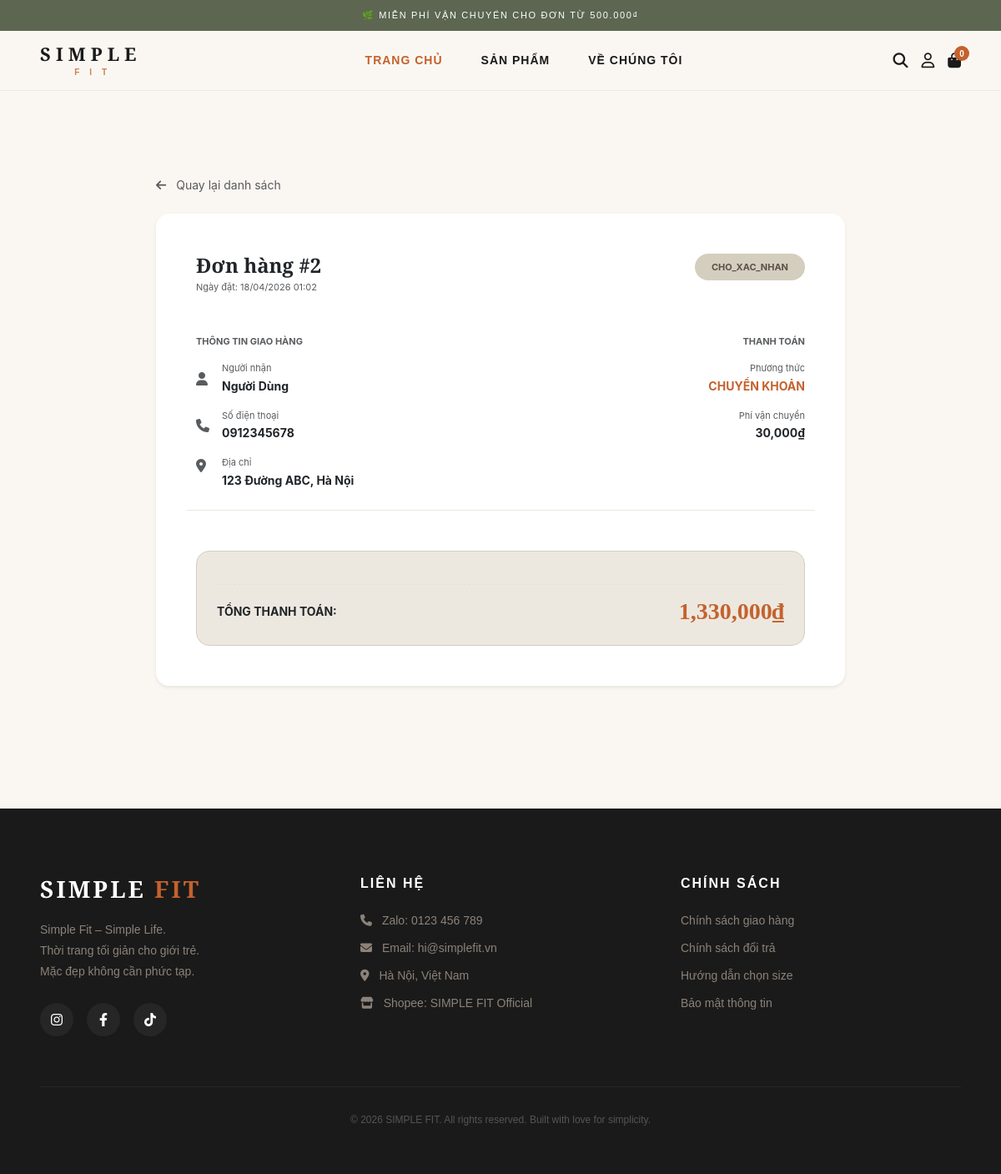
Page /order-detail.php?id=2 (signed in) on the earlier database version.
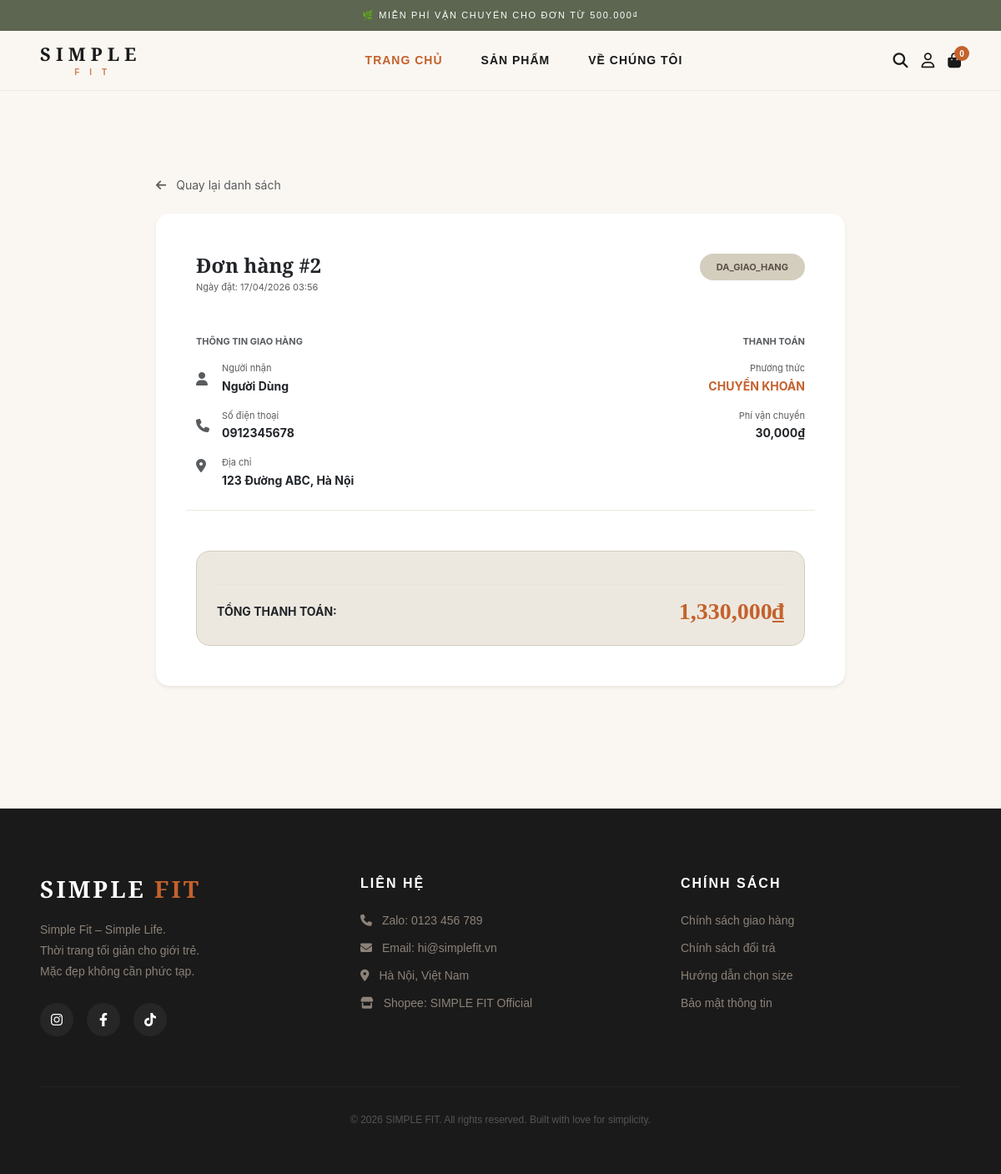
Same page on the later database version.
### tables this page shows
CREATE TABLE `donhang` (
  `maDH` bigint(20) NOT NULL,
  `maKH` bigint(20) DEFAULT NULL,
  `maNV` bigint(20) DEFAULT NULL,
  `hoTen` varchar(100) DEFAULT NULL,
  `email` varchar(100) DEFAULT NULL,
  `soDienThoai` varchar(20) DEFAULT NULL,
  `diaChi` varchar(255) DEFAULT NULL,
  `tongTien` decimal(15,2) DEFAULT NULL,
  `phiShip` decimal(15,2) DEFAULT 0.00,
  `phuongThucThanhToan` varchar(50) DEFAULT NULL,
  `trangThai` varchar(50) DEFAULT 'Chờ xác nhận',
  `ngayTao` timestamp NOT NULL DEFAULT current_timestamp()
);

### order-detail.php (the view, shortened to what the changed rows need)
<?php
require_once 'includes/db.php';
function getStatusClass($status) {
    $map = [
        'Chưa thanh toán'         => 'status-chua_thanh_toan',
        'Chờ xác nhận'            => 'status-cho_xac_nhan',
        'Đang giao hàng'          => 'status-dang_giao_hang',
        'Đã giao hàng'            => 'status-da_giao_hang',
        'Hoàn tất'                => 'status-hoan_tat',
        'Đã hủy'                  => 'status-da_huy',
        'Chờ kiểm tra hoàn tiền'  => 'status-cho_hoan_tien'
    ];
    return $map[$status] ?? 'status-default';
}
$order_id = isset($_GET['id']) ? intval($_GET['id']) : 0;
$user_id = $_SESSION['user']['id'];
$is_admin = ($_SESSION['user']['role'] === 'ADMIN');
if ($is_admin) {
    $sql_order = "SELECT * FROM DonHang WHERE maDH = '$order_id'";
} else {
    $sql_order = "SELECT d.* FROM DonHang d JOIN KhachHang k ON d.maKH = k.maKH
                  WHERE d.maDH = '$order_id' AND k.maND = '$user_id'";
}
$res_order = mysqli_query($conn, $sql_order);
$order = mysqli_fetch_assoc($res_order);
include 'includes/header.php';
?>
<link rel="stylesheet" href="assets/css/auth-account.css">
<main class="py-5" style="background-color: #FAF7F2; min-height: 100vh; padding-top: 100px !important;">
    <div class="container" style="max-width: 850px;">
        <div class="card border-0 shadow-sm rounded-4 overflow-hidden mb-4">
            <div class="card-body p-4 p-md-5">
                <div class="d-flex justify-content-between align-items-start mb-5">
                    <div>
                        <h2 class="h4 fw-bold mb-1" style="font-family: 'Cormorant Garamond', serif;">Đơn hàng #<?php echo $order_id; ?></h2>
                        <p class="extra-small text-muted mb-0">Ngày đặt: <?php echo date('d/m/Y H:i', strtotime($order['ngayTao'])); ?></p>
                    </div>
                    <div class="text-end">
                        <?php if ($is_admin): ?>
                            <form method="POST">
                                <select name="new_status" onchange="this.form.submit()" class="admin-select-status <?php echo getStatusClass($order['trangThai']); ?>">
                                    <?php
                                    $all_sts = ['Chưa thanh toán', 'Chờ xác nhận', 'Đang giao hàng', 'Đã giao', 'Hoàn tất', 'Chờ kiểm tra hoàn tiền', 'Đã hủy'];
                                    foreach($all_sts as $s): ?>
                                        <option value="<?php echo $s; ?>" <?php echo ($order['trangThai'] == $s) ? 'selected' : ''; ?>><?php echo $s; ?></option>
                                    <?php endforeach; ?>
                                </select>
                                <input type="hidden" name="admin_update_status" value="1">
                            </form>
                        <?php else: ?>
                            <span class="badge-status <?php echo getStatusClass($order['trangThai']); ?>" style="padding: 8px 20px; border-radius: 50px; font-size: 11px; font-weight: 700; color: white; text-transform: uppercase;">
                                <?php echo $order['trangThai']; ?>
                            </span>
                        <?php endif; ?>
                    </div>
                </div>
                <div class="row g-4 mb-5 pb-4 border-bottom" style="border-color: #EDE8DF !important;">
                    <div class="col-md-7">
                        <div class="d-flex align-items-center mb-3">
                            <div><span class="extra-small text-muted d-block">Người nhận</span><span class="small fw-bold"><?php echo htmlspecialchars($order['hoTen']); ?></span></div>
                        </div>
                        <div class="d-flex align-items-center mb-3">
                            <div><span class="extra-small text-muted d-block">Số điện thoại</span><span class="small fw-bold"><?php echo htmlspecialchars($order['soDienThoai']); ?></span></div>
                        </div>
                        <div class="d-flex align-items-start">
                            <div><span class="extra-small text-muted d-block">Địa chỉ</span><span class="small fw-bold"><?php echo htmlspecialchars($order['diaChi']); ?></span></div>
                        </div>
                    </div>
                    <div class="col-md-5 text-md-end">
                        <div class="mb-3"><span class="extra-small text-muted d-block">Phương thức</span><span class="small fw-bold text-uppercase" style="color: #C4622D;"><?php echo $order['phuongThucThanhToan']; ?></span></div>
                        <div><span class="extra-small text-muted d-block">Phí vận chuyển</span><span class="small fw-bold"><?php echo number_format($order['phiShip']); ?>₫</span></div>
                    </div>
                </div>
                <div class="p-4 rounded-4" style="background-color: #EDE8DF; border: 1px solid #D4CEBE;">
                    <div class="d-flex justify-content-between align-items-center">
                        <span class="fw-bold small text-uppercase">Tổng thanh toán:</span>
                        <span class="h3 fw-bold mb-0" style="color: #C4622D; font-family: 'DM Sans', serif;">
                            <?php echo number_format($order['tongTien']); ?>₫
                        </span>
                    </div>
                </div>
            </div>
        </div>
    </div>
</main>

Differences in the rows shown:
changed donhang "Người Dùng": ngayTao "18/04/2026 01:02" → "17/04/2026 03:56"; trangThai "CHO_XAC_NHAN" → "DA_GIAO_HANG"
